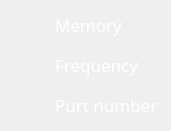
   <widget class="QWidget" name="widget_31" native="true">
    <property name="geometry">
     <rect>
      <x>10</x>
      <y>320</y>
      <width>171</width>
      <height>131</height>
     </rect>
    </property>
    <property name="styleSheet">
     <string notr="true">color: white;
background-color: qlineargradient(spread:pad, x1:1, y1:2, x1:0, y2:0, stop:0
rgba(55,250,55), stop:0.4274 rgba(35,30,60,20), stop:1 rgba(205,200,250,20));
border-radius:7px;


border: none;</string>
    </property>
    <widget class="QLabel" name="label_39">
     <property name="geometry">
      <rect>
       <x>50</x>
       <y>10</y>
       <width>111</width>
       <height>30</height>
      </rect>
     </property>
     <property name="minimumSize">
      <size>
       <width>35</width>
       <height>30</height>
      </size>
     </property>
     <property name="maximumSize">
      <size>
       <width>16777215</width>
       <height>35</height>
      </size>
     </property>
     <property name="font">
      <font>
       <family>Microsoft JhengHei UI Light</family>
       <pointsize>13</pointsize>
      </font>
     </property>
     <property name="styleSheet">
      <string notr="true">background-color:none;
color: white;
border: 1px solid rgba(255,255,255,30);
font-size: 13pt;
border-radius:7px;</string>
     </property>
     <property name="text">
      <string>Memory</string>
     </property>
    </widget>
    <widget class="QLabel" name="label_40">
     <property name="geometry">
      <rect>
       <x>50</x>
       <y>50</y>
       <width>111</width>
       <height>30</height>
      </rect>
     </property>
     <property name="minimumSize">
      <size>
       <width>35</width>
       <height>30</height>
      </size>
     </property>
     <property name="maximumSize">
      <size>
       <width>16777215</width>
       <height>35</height>
      </size>
     </property>
     <property name="font">
      <font>
       <family>Microsoft JhengHei UI Light</family>
       <pointsize>13</pointsize>
      </font>
     </property>
     <property name="styleSheet">
      <string notr="true">background-color:none;
color: white;
border: 1px solid rgba(255,255,255,30);
font-size: 13pt;
border-radius:7px;</string>
     </property>
     <property name="text">
      <string>Frequency</string>
     </property>
    </widget>
    <widget class="QLabel" name="label_41">
     <property name="geometry">
      <rect>
       <x>50</x>
       <y>90</y>
       <width>111</width>
       <height>30</height>
      </rect>
     </property>
     <property name="minimumSize">
      <size>
       <width>35</width>
       <height>30</height>
      </size>
     </property>
     <property name="maximumSize">
      <size>
       <width>16777215</width>
       <height>35</height>
      </size>
     </property>
     <property name="font">
      <font>
       <family>Microsoft JhengHei UI Light</family>
       <pointsize>13</pointsize>
      </font>
     </property>
     <property name="styleSheet">
      <string notr="true">background-color:none;
color: white;
border: 1px solid rgba(255,255,255,30);
font-size: 13pt;
border-radius:7px;</string>
     </property>
     <property name="text">
      <string>Purt number</string>
     </property>
    </widget>
    <widget class="QLabel" name="Gpu2_45">
     <property name="geometry">
      <rect>
       <x>10</x>
       <y>90</y>
       <width>30</width>
       <height>30</height>
      </rect>
     </property>
     <property name="minimumSize">
      <size>
       <width>0</width>
       <height>0</height>
      </size>
     </property>
     <property name="maximumSize">
      <size>
       <width>180</width>
       <height>35</height>
      </size>
     </property>
     <property name="styleSheet">
      <string notr="true">
color: white;
background-color:none;


border: 1px solid rgba(255,255,255,30);
font-size: 10pt;
border-radius:7px;</string>
     </property>
     <property name="lineWidth">
      <number>0</number>
     </property>
     <property name="text">
      <string/>
     </property>
     <property name="pixmap">
      <pixmap resource="rec-rc.qrc">:/icons/image (14).png</pixmap>
     </property>
     <property name="scaledContents">
      <bool>true</bool>
     </property>
    </widget>
    <widget class="QLabel" name="Gpu2_44">
     <property name="geometry">
      <rect>
       <x>10</x>
       <y>10</y>
       <width>30</width>
       <height>30</height>
      </rect>
     </property>
     <property name="minimumSize">
      <size>
       <width>0</width>
       <height>0</height>
      </size>
     </property>
     <property name="maximumSize">
      <size>
       <width>180</width>
       <height>35</height>
      </size>
     </property>
     <property name="styleSheet">
      <string notr="true">
color: white;
background-color:none;


border: 1px solid rgba(255,255,255,30);
font-size: 10pt;
border-radius:7px;</string>
     </property>
     <property name="lineWidth">
      <number>0</number>
     </property>
     <property name="text">
      <string/>
     </property>
     <property name="pixmap">
      <pixmap resource="rec-rc.qrc">:/icons/image (13).png</pixmap>
     </property>
     <property name="scaledContents">
      <bool>true</bool>
     </property>
     <property name="margin">
      <number>1</number>
     </property>
    </widget>
    <widget class="QLabel" name="Gpu2_46">
     <property name="geometry">
      <rect>
       <x>10</x>
       <y>50</y>
       <width>30</width>
       <height>30</height>
      </rect>
     </property>
     <property name="minimumSize">
      <size>
       <width>0</width>
       <height>0</height>
      </size>
     </property>
     <property name="maximumSize">
      <size>
       <width>180</width>
       <height>35</height>
      </size>
     </property>
     <property name="styleSheet">
      <string notr="true">
color: white;
background-color:none;


border: 1px solid rgba(255,255,255,30);
font-size: 10pt;
border-radius:7px;</string>
     </property>
     <property name="lineWidth">
      <number>0</number>
     </property>
     <property name="text">
      <string/>
     </property>
     <property name="pixmap">
      <pixmap resource="rec-rc.qrc">:/icons/image (2).png</pixmap>
     </property>
     <property name="scaledContents">
      <bool>true</bool>
     </property>
     <property name="margin">
      <number>2</number>
     </property>
     <property name="indent">
      <number>2</number>
     </property>
    </widget>
   </widget>
